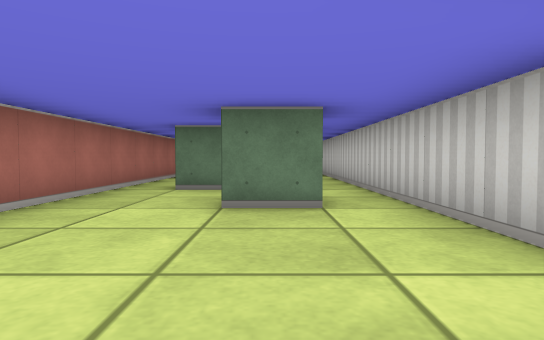
View 1 (above)

20 first-person views from a walk through a cub3D ray-caster map. The camera is about half as high as the walls, tilts 2° down and sees 75° across. The floor is counted in squares. Each view is taken from the middle of a square. On the plan, view 1 faces up. The plan holds only what a view shows up to about 9 squares ahead; the rest is blank.

View 2
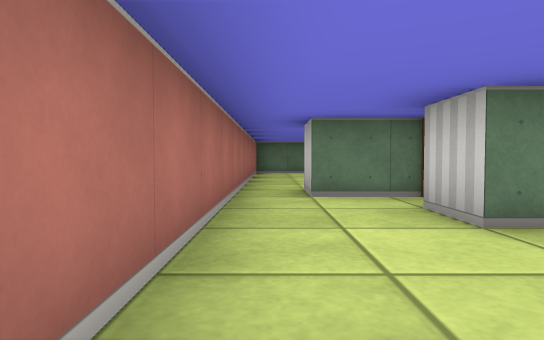

View 3
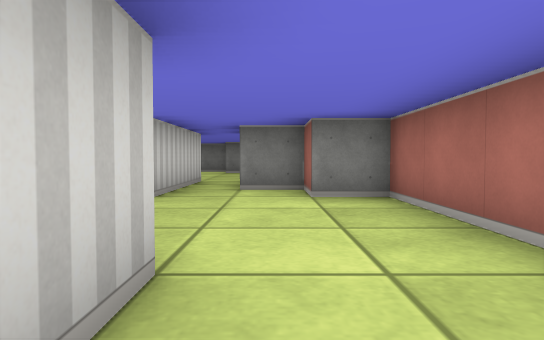

View 4
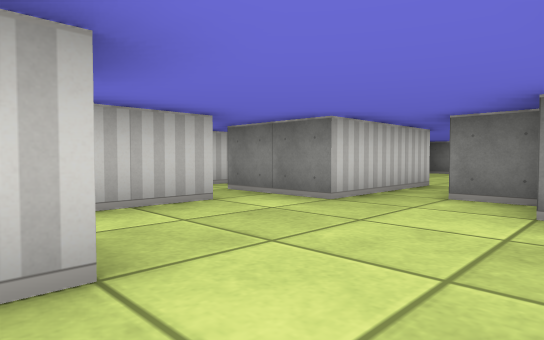

View 5
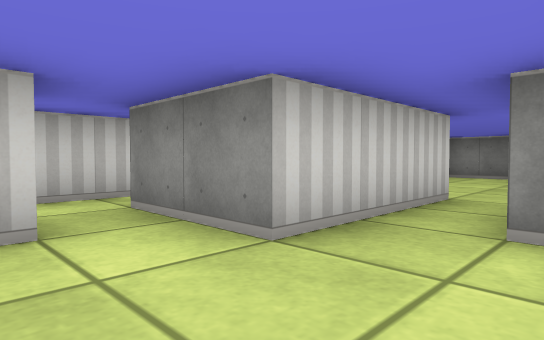

View 6
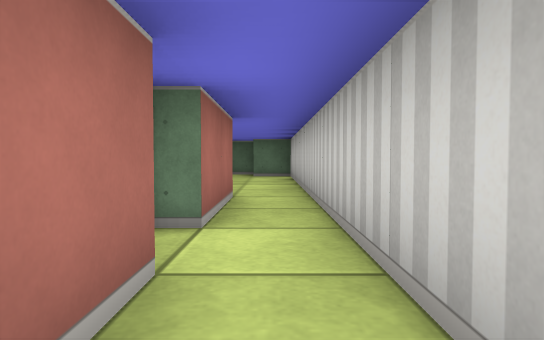

View 7
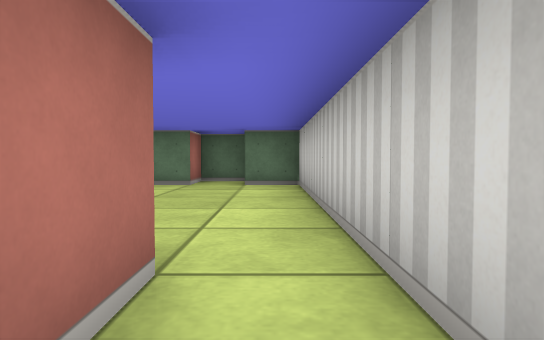

View 8
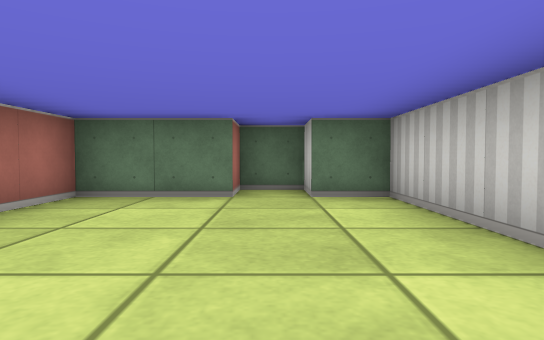

View 9
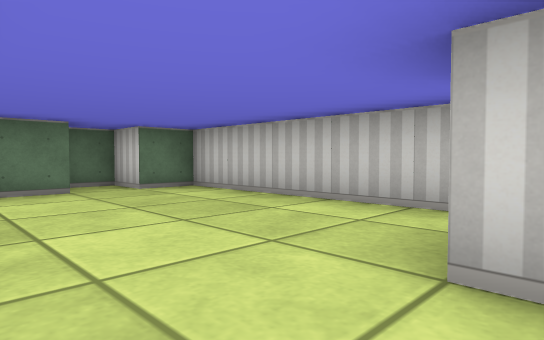

View 10
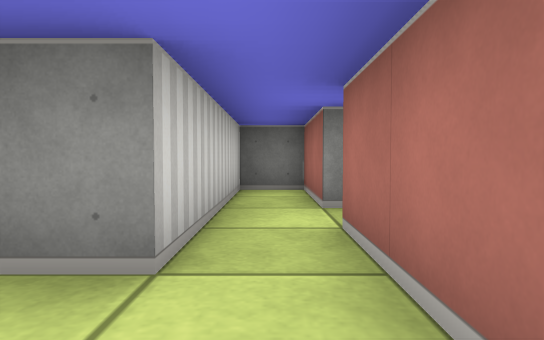

View 11
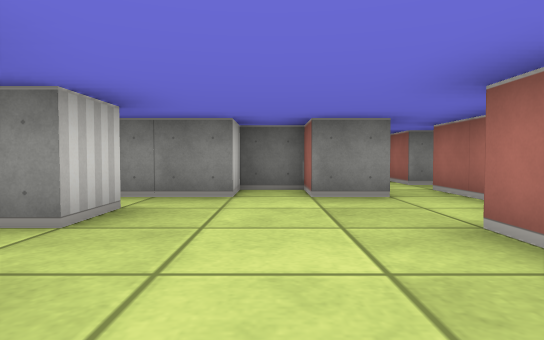

View 12
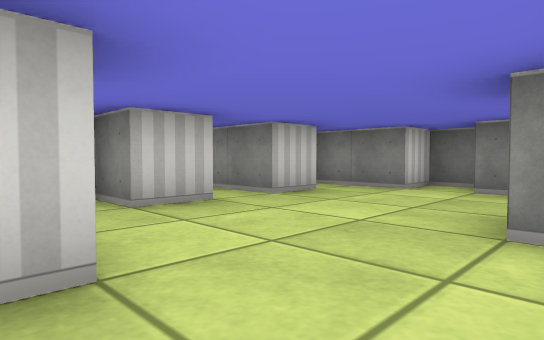

View 13
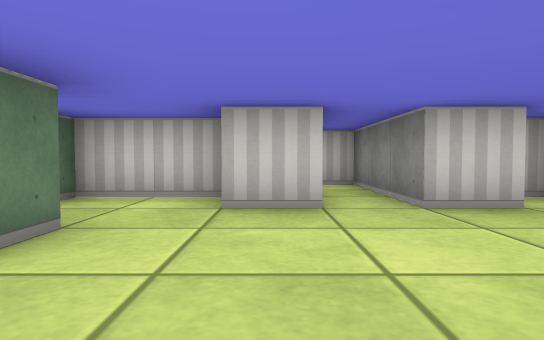

View 14
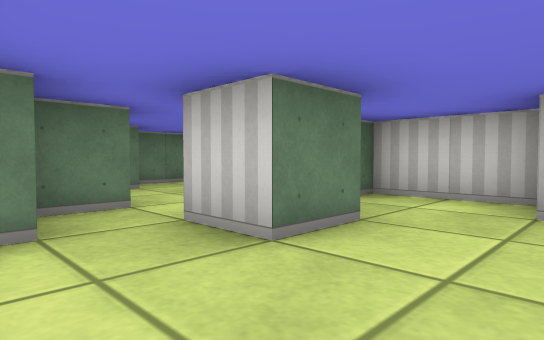

View 15
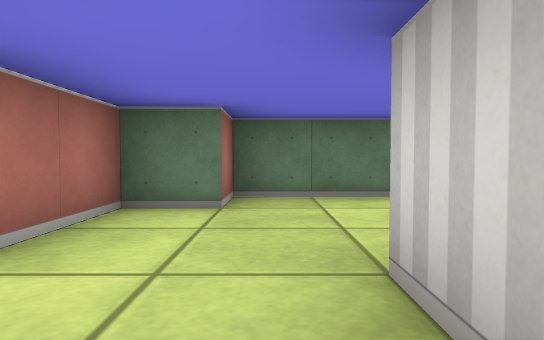

View 16
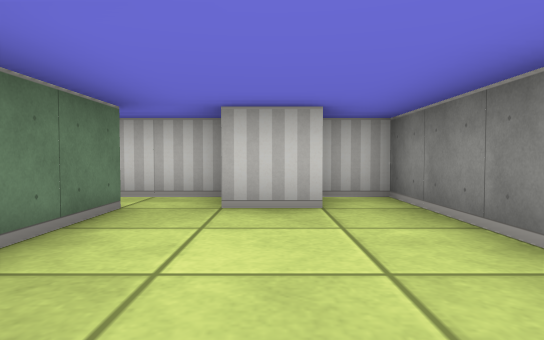

View 17
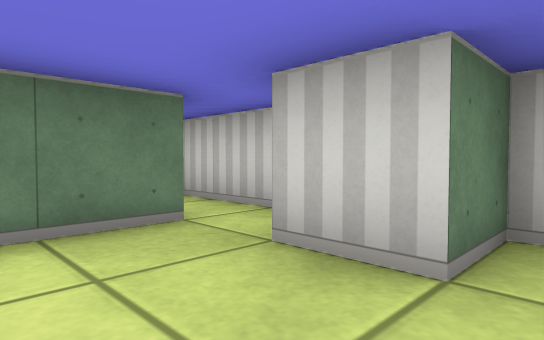

View 18
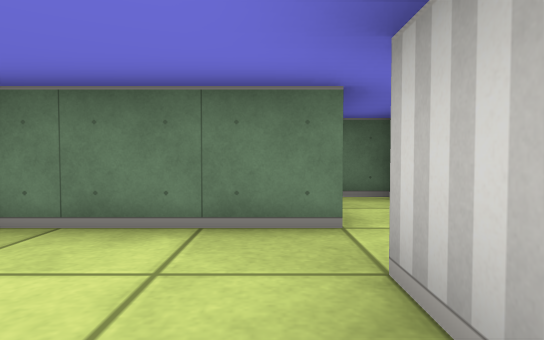

View 19
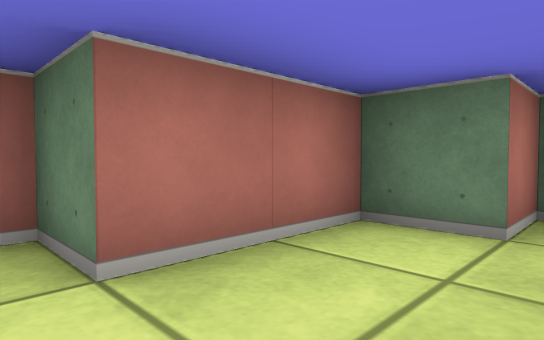

View 20
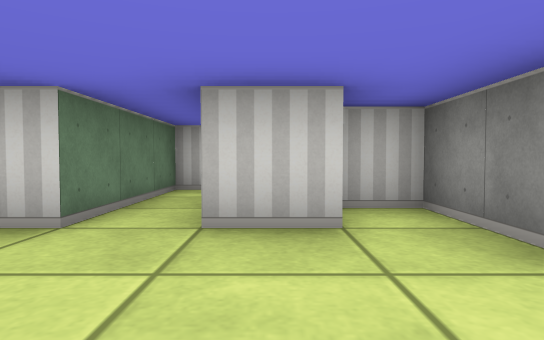

### Floor plan
Points are (right, up) in squares from view 1. A wall is a line through its corners. A room is listed if a view was taken in it or the views show most of it. See-through windows are left out.
Room 1 (views 1, 2, 3, 4, 5, 6, 7)
walls: (0.5, 4.5) (0.5, 3.5) (-0.5, 3.5) (-0.5, 4.5); (1.5, 1.4) (1.5, 7.6); (0.5, -0.5) (0.5, 0.5) (2.5, 0.5); (-2.5, 6.5) (-2.5, 0.5) (-1.5, 0.5) (-1.5, -0.5) (-0.5, -0.5); (0.5, 7.5) (0.5, 5.5) (-1.5, 5.5) (-1.5, 6.5)
ways out: opening at (-0.5, 6.5) to room 2; opening at (2, 1) to room 4; opening at (0, -1); open door at (0, 5)
Room 2 (views 8, 9)
walls: (1.5, 7.6) (1.5, 12.5) (0.5, 12.5) (0.5, 13.5) (-0.5, 13.5) (-0.5, 12.5) (-2.5, 12.5) (-2.5, 6.5)
ways out: opening at (-0.5, 6.5) to room 1
Room 3 (views 10, 11, 12, 13, 14, 15, 16, 17, 18, 19, 20)
walls: (5.6, 7.5) (4.5, 7.5) (4.5, 8.5); (6.5, 8.6) (6.5, 9.5); (6.9, 9.5) (9.5, 9.5) (9.5, 10.5) (8.5, 10.5) (8.5, 11.5); (3.5, 5.1) (3.5, 4.5); (6.5, 3.4) (6.5, 4.5) (9.5, 4.5) (9.5, 5.5) (6.5, 5.5) (6.5, 6.5) (7.5, 6.5) (7.5, 8.5) (7.1, 8.5); (2.5, 3.4) (2.5, 2.5); (3.5, 2.5) (4.5, 2.5) (4.5, 1.5) (5.5, 1.5) (5.5, 2.5) (7.5, 2.5) (7.5, 3.4); (9.5, 11.6) (9.5, 14.5) (8.9, 14.5); (8.6, 12.5) (5.5, 12.5) (5.5, 11.5) (4.5, 11.5) (4.5, 9.5) (3.5, 9.5)
ways out: opening at (3, 2) to room 4
Room 4 (no view inside)
walls: (2.5, 0.5) (2.5, -1.5) (3.5, -1.5) (3.5, 2.5); (2.5, 2.5) (2.5, 1.5)
ways out: opening at (2, 1) to room 1; opening at (3, 2) to room 3

Positions as (right, up) in squares from view 1, and headings:
1: (0, 0), facing up
2: (-2, 1), facing up
3: (-1, 5), facing down
4: (-2, 4), facing down-right
5: (-1, 2), facing down-right
6: (1, 3), facing up
7: (1, 6), facing up
8: (0, 8), facing up
9: (-2, 7), facing up-right
10: (3, 4), facing down
11: (5, 7), facing down
12: (3, 8), facing down-right
13: (3, 6), facing right
14: (3, 6), facing up-right
15: (6, 8), facing up
16: (5, 11), facing right
17: (7, 10), facing up-right
18: (8, 10), facing up
19: (6, 9), facing up-left
20: (4, 4), facing right
